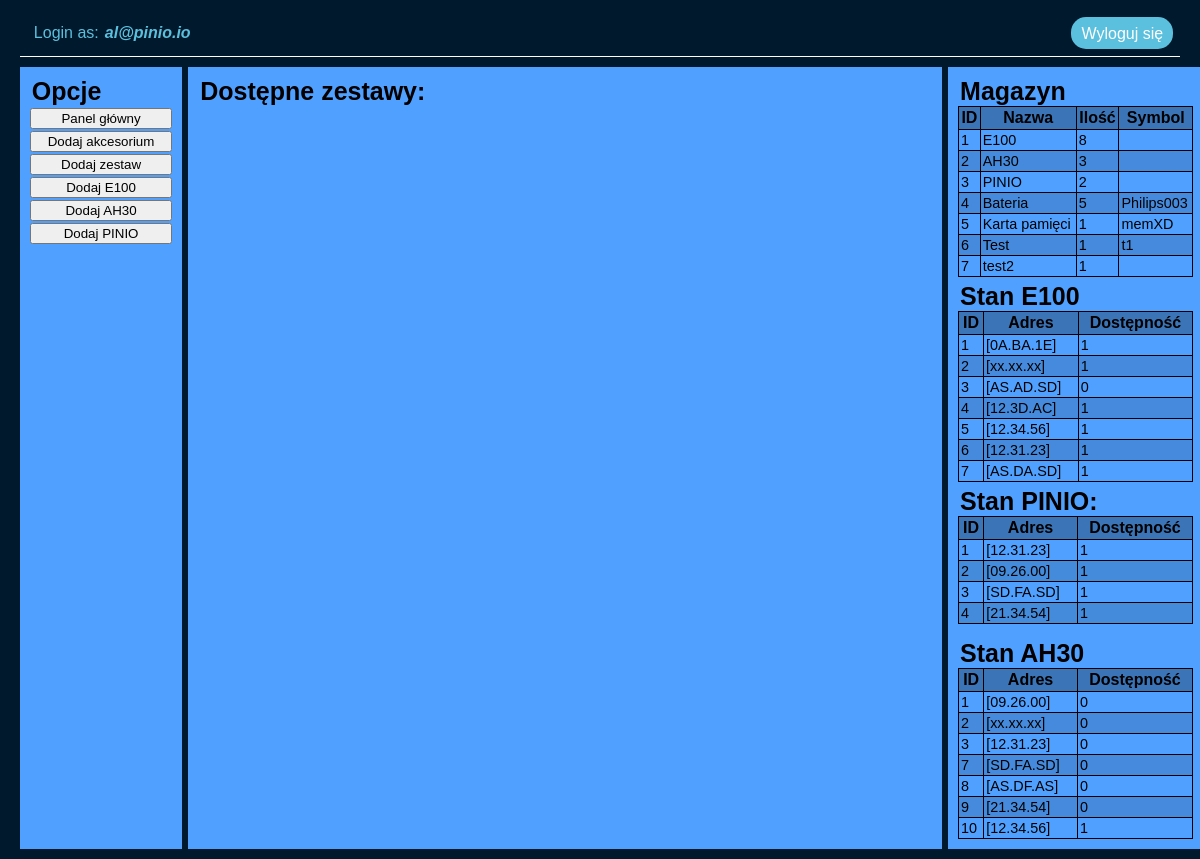
The page /inventory-panel.php (signed in) on the database its author committed.
### tables this page shows
CREATE TABLE `inventory` (
  `id` int(11) NOT NULL,
  `name` text NOT NULL,
  `quantity` int(11) NOT NULL,
  `symbol` text NOT NULL,
  `timestamp` timestamp NOT NULL DEFAULT current_timestamp() ON UPDATE current_timestamp(),
  `add_date` datetime NOT NULL DEFAULT current_timestamp()
);

CREATE TABLE `e100` (
  `id` int(11) NOT NULL,
  `address` text NOT NULL,
  `available` tinyint(1) NOT NULL,
  `timestamp` timestamp NOT NULL DEFAULT current_timestamp() ON UPDATE current_timestamp(),
  `add_date` datetime NOT NULL DEFAULT current_timestamp()
);

CREATE TABLE `pinio` (
  `id` int(11) NOT NULL,
  `address` text NOT NULL,
  `available` tinyint(1) NOT NULL,
  `timestamp` timestamp NOT NULL DEFAULT current_timestamp() ON UPDATE current_timestamp(),
  `add_date` datetime NOT NULL DEFAULT current_timestamp()
);

CREATE TABLE `ah30` (
  `id` int(11) NOT NULL,
  `address` text NOT NULL,
  `available` tinyint(1) NOT NULL,
  `timestamp` timestamp NOT NULL DEFAULT current_timestamp() ON UPDATE current_timestamp(),
  `add_date` datetime NOT NULL DEFAULT current_timestamp()
);

### set-e100ah30-qty.php (called while the page is built, shortened)
<?php
$parts = ["E100", "AH30"];
foreach($parts as $part){
	$query = $db->prepare('SELECT * FROM '.strtolower($part).' WHERE available = "1"');
	$query->execute();
	$query = $query->fetchAll();
}

### html-magazyn.php (the view, shortened to what this page needs)
<?php
require_once 'set-e100ah30-qty.php';
$invPartsQuery = $db->query('SELECT * FROM inventory');
$invParts = $invPartsQuery->fetchAll();
$e100Query = $db->query('SELECT * FROM e100');
$e100 = $e100Query->fetchAll();
$pinioQuery = $db->query('SELECT * FROM pinio');
$pinio = $pinioQuery->fetchAll();
$ah30Query = $db->query('SELECT * FROM ah30');
$ah30 = $ah30Query->fetchAll();
?>
<div class="elements-sidebar-inventory">
    <legend>Magazyn</legend>
    <table>
        <thead>
        <tr><th>ID</th><th>Nazwa</th><th>Ilość</th><th>Symbol</th></tr>
        </thead>
        <tbody>
            <?php
                foreach($invParts as $part){
                    echo "<tr><td>{$part['id']}</td><td>{$part['name']}</td><td>{$part['quantity']}</td><td>{$part['symbol']}</td></tr>";
                }
            ?>
        </tbody>
    </table>
</div>
<div class="e100-sidebar-inventory">
    <legend>Stan E100</legend>
    <table>
        <thead>
        <tr><th>ID</th><th>Adres</th><th>Dostępność</th></tr>
        </thead>
        <tbody>
            <?php
                foreach($e100 as $part){
                    echo "<tr><td>{$part['id']}</td><td>{$part['address']}</td><td>{$part['available']}</td></tr>";
                }
            ?>
        </tbody>
    </table>
</div>
<div class="pinio-sidebar-inventory">
    <legend>Stan PINIO:</legend>
        <table>
            <thead>
            <tr><th>ID</th><th>Adres</th><th>Dostępność</th></tr>
            </thead>
            <tbody>
                <?php
                    foreach($pinio as $part){
                        echo "<tr><td>{$part['id']}</td><td>{$part['address']}</td><td>{$part['available']}</td></tr>";
                    }
                ?>
            </tbody>
        </table>
</div>
<div class="ah30-sidebar-inventory">
    <legend>Stan AH30</legend>
    <table>
        <thead>
        <tr><th>ID</th><th>Adres</th><th>Dostępność</th></tr>
        </thead>
        <tbody>
            <?php
                foreach($ah30 as $part){
                    echo "<tr><td>{$part['id']}</td><td>{$part['address']}</td><td>{$part['available']}</td></tr>";
                }
            ?>
        </tbody>
    </table>
</div>

### inventory-panel.php (shortened to what this page needs)
<!DOCTYPE HTML>
<html lang="pl">
<head>
	<link rel="stylesheet" type="text/css" href="css/style.css">
</head>
<body>
<div class="container">
	<div class="header">
		<div class="login-text">
			<div>Login as: </div><div class="user"><?=$_SESSION['mail'];?></div>
		</div>
		<a href="logout.php" class="logout-btn">
				Wyloguj się
		</a>
	</div>
	<div class="main-grid">
		<div class="left-bar">
			<legend>Opcje</legend>
			<button onclick="window.location.href = '#';"> Panel główny </button>
			<button onclick="window.location.href = 'inventory-add-element.php';"> Dodaj akcesorium </button>
			<button onclick="window.location.href = 'inventory-add-set.php';"> Dodaj zestaw </button>
			<button onclick="window.location.href = 'inventory-add-e100.php';"> Dodaj E100 </button>
			<button onclick="window.location.href = 'inventory-add-ah30.php';"> Dodaj AH30 </button>
			<button onclick="window.location.href = 'inventory-add-pinio.php';"> Dodaj PINIO </button>
		</div>
		<div class="main-content">
			<legend>Dostępne zestawy:</legend>
		</div>
		<div class="right-bar">
			<?php
			require 'html-magazyn.php';
			?>
		</div>
	</div>
</div>
</body>
</html>
</html>

### css/style.css (style rules this page uses)
:root { --primary-color: #50a1ff; --second-color: #5bc0de; --back-color: rgb(0, 25, 44); }
body { background-color: var(--back-color); font-family: 'Open-sans', sans-serif; }
legend { font-size: 25px; font-weight: bold; }
.container { padding: 2px; width: 98%; margin-left: auto; margin-right: auto; }
.header { background-color: transparent; color: var(--second-color); display: flex; width: auto; border-bottom: 1px solid white; padding: 7px; margin-bottom: 10px; }
.login-text { display: grid; gap: 2px; grid-template-columns: auto auto; padding: 7px }
.user { padding-left: 4px; float: left; font-weight: bold; font-style: italic; }
.logout-btn { float: left; text-decoration: none; background-color: var(--second-color); color: #ffffff; border-radius: 15px; padding: 8px 10px 1px 10px; }
.main-grid { display: grid; gap: 6px; grid-template-columns: 14% auto 20%; }
.left-bar { background-color: var(--primary-color); padding: 10px; display: grid; align-content: start; gap: 2px; }
.main-content { background-color: var(--primary-color); padding: 10px; }
.right-bar { display: grid; grid-gap: 5px; min-width: 235px; background-color: var(--primary-color); padding: 10px; }
.right-bar div { max-height: 200px; overflow: auto; }
table { width: 100%; border-collapse: collapse; margin-bottom: 10px; }
table, th, td { padding: 2px; border: 1px solid black; }
th { background-color: rgba(12, 12, 12, 0.295); }
td { font-size: 0.9em; }
tr:nth-child(even) { background-color: #07070723; }

### rows shown on the page
inventory: id "1", name "E100", quantity "8"
inventory: id "2", name "AH30", quantity "3"
inventory: id "3", name "PINIO", quantity "2"
inventory: id "4", name "Bateria", quantity "5", symbol "Philips003"
inventory: id "5", name "Karta pamięci", quantity "1", symbol "memXD"
inventory: id "6", name "Test", quantity "1", symbol "t1"
inventory: id "7", name "test2", quantity "1"
e100: id "1", address "[0A.BA.1E]", available "1"
e100: id "2", address "[xx.xx.xx]", available "1"
e100: id "3", address "[AS.AD.SD]", available "0"
e100: id "4", address "[12.3D.AC]", available "1"
e100: id "5", address "[12.34.56]", available "1"
e100: id "6", address "[12.31.23]", available "1"
e100: id "7", address "[AS.DA.SD]", available "1"
pinio: id "1", address "[12.31.23]", available "1"
pinio: id "2", address "[09.26.00]", available "1"
pinio: id "3", address "[SD.FA.SD]", available "1"
pinio: id "4", address "[21.34.54]", available "1"
ah30: id "1", address "[09.26.00]", available "0"
ah30: id "2", address "[xx.xx.xx]", available "0"
ah30: id "3", address "[12.31.23]", available "0"
ah30: id "7", address "[SD.FA.SD]", available "0"
ah30: id "8", address "[AS.DF.AS]", available "0"
ah30: id "9", address "[21.34.54]", available "0"
ah30: id "10", address "[12.34.56]", available "1"

### other values the page prints
$_SESSION['mail'] "al@pinio.io"
